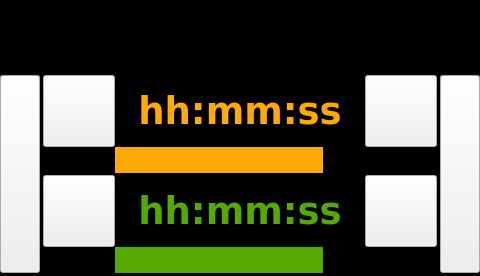
<?xml version="1.0" encoding="UTF-8"?>
<ui version="4.0">
 <class>page021</class>
 <widget class="QWidget" name="page021">
  <property name="geometry">
   <rect>
    <x>0</x>
    <y>0</y>
    <width>480</width>
    <height>276</height>
   </rect>
  </property>
  <property name="sizePolicy">
   <sizepolicy hsizetype="MinimumExpanding" vsizetype="MinimumExpanding">
    <horstretch>0</horstretch>
    <verstretch>0</verstretch>
   </sizepolicy>
  </property>
  <property name="minimumSize">
   <size>
    <width>272</width>
    <height>272</height>
   </size>
  </property>
  <property name="maximumSize">
   <size>
    <width>1280</width>
    <height>1280</height>
   </size>
  </property>
  <property name="windowTitle">
   <string notr="true">page021</string>
  </property>
  <property name="styleSheet">
   <string notr="true">QWidget#page021
{
background-color: rgb(0, 0, 0);
}</string>
  </property>
  <layout class="QVBoxLayout" name="verticalLayout">
   <property name="spacing">
    <number>0</number>
   </property>
   <property name="margin">
    <number>0</number>
   </property>
   <item>
    <widget class="HeaderPanel" name="headerPanel" native="true">
     <property name="sizePolicy">
      <sizepolicy hsizetype="MinimumExpanding" vsizetype="MinimumExpanding">
       <horstretch>0</horstretch>
       <verstretch>0</verstretch>
      </sizepolicy>
     </property>
     <property name="minimumSize">
      <size>
       <width>480</width>
       <height>72</height>
      </size>
     </property>
    </widget>
   </item>
   <item>
    <spacer name="verticalSpacer_top">
     <property name="orientation">
      <enum>Qt::Vertical</enum>
     </property>
     <property name="sizeType">
      <enum>QSizePolicy::Expanding</enum>
     </property>
     <property name="sizeHint" stdset="0">
      <size>
       <width>20</width>
       <height>40</height>
      </size>
     </property>
    </spacer>
   </item>
   <item>
    <layout class="QGridLayout" name="gridLayout">
     <property name="leftMargin">
      <number>0</number>
     </property>
     <property name="rightMargin">
      <number>0</number>
     </property>
     <property name="spacing">
      <number>0</number>
     </property>
     <item row="4" column="2">
      <widget class="QProgressBar" name="progressBar_2">
       <property name="sizePolicy">
        <sizepolicy hsizetype="MinimumExpanding" vsizetype="Fixed">
         <horstretch>0</horstretch>
         <verstretch>0</verstretch>
        </sizepolicy>
       </property>
       <property name="minimumSize">
        <size>
         <width>250</width>
         <height>26</height>
        </size>
       </property>
       <property name="maximumSize">
        <size>
         <width>16777215</width>
         <height>28</height>
        </size>
       </property>
       <property name="font">
        <font>
         <family>DejaVu Sans</family>
         <pointsize>8</pointsize>
        </font>
       </property>
       <property name="styleSheet">
        <string notr="true">QProgressBar {
background-color: rgb(0, 0, 0);
}

QProgressBar::chunk {
background-color: rgb(85, 170, 0);
}
</string>
       </property>
       <property name="maximum">
        <number>3600</number>
       </property>
       <property name="value">
        <number>3000</number>
       </property>
       <property name="alignment">
        <set>Qt::AlignRight|Qt::AlignTrailing|Qt::AlignVCenter</set>
       </property>
       <property name="textVisible">
        <bool>false</bool>
       </property>
       <property name="invertedAppearance">
        <bool>false</bool>
       </property>
       <property name="format">
        <string>%p%</string>
       </property>
      </widget>
     </item>
     <item row="0" column="4" rowspan="5">
      <widget class="ATCMbutton" name="atcmButtonReset_3">
       <property name="sizePolicy">
        <sizepolicy hsizetype="MinimumExpanding" vsizetype="MinimumExpanding">
         <horstretch>0</horstretch>
         <verstretch>0</verstretch>
        </sizepolicy>
       </property>
       <property name="minimumSize">
        <size>
         <width>40</width>
         <height>50</height>
        </size>
       </property>
       <property name="maximumSize">
        <size>
         <width>40</width>
         <height>16777215</height>
        </size>
       </property>
       <property name="font">
        <font>
         <family>DejaVu Sans</family>
         <pointsize>24</pointsize>
        </font>
       </property>
       <property name="iconSize">
        <size>
         <width>40</width>
         <height>40</height>
        </size>
       </property>
       <property name="checkable">
        <bool>false</bool>
       </property>
       <property name="toolTip">
        <string/>
       </property>
       <property name="whatsThis">
        <string>ATCMbutton widget</string>
       </property>
       <property name="pageName">
        <string notr="true">page22</string>
       </property>
       <property name="remember">
        <bool>false</bool>
       </property>
       <property name="statusvar">
        <string notr="true"/>
       </property>
       <property name="viewStatus">
        <bool>false</bool>
       </property>
       <property name="visibilityVar">
        <string notr="true"/>
       </property>
       <property name="bgColor">
        <color>
         <red>0</red>
         <green>0</green>
         <blue>0</blue>
        </color>
       </property>
       <property name="borderColor">
        <color>
         <red>255</red>
         <green>85</green>
         <blue>0</blue>
        </color>
       </property>
       <property name="fontColor">
        <color>
         <red>255</red>
         <green>85</green>
         <blue>0</blue>
        </color>
       </property>
       <property name="bgPressColor">
        <color>
         <red>0</red>
         <green>0</green>
         <blue>0</blue>
        </color>
       </property>
       <property name="borderPressColor">
        <color>
         <red>255</red>
         <green>85</green>
         <blue>0</blue>
        </color>
       </property>
       <property name="fontPressColor">
        <color>
         <red>255</red>
         <green>85</green>
         <blue>0</blue>
        </color>
       </property>
       <property name="text">
        <string/>
       </property>
       <property name="pressText">
        <string/>
       </property>
       <property name="icon">
        <iconset resource="systemicons.qrc">
         <normaloff>:/systemicons/Next.png</normaloff>:/systemicons/Next.png</iconset>
       </property>
       <property name="borderWidth">
        <number>0</number>
       </property>
       <property name="borderRadius">
        <number>0</number>
       </property>
       <property name="apparence">
        <enum>QFrame::Plain</enum>
       </property>
      </widget>
     </item>
     <item row="0" column="1">
      <layout class="QHBoxLayout" name="horizontalLayout">
       <property name="spacing">
        <number>0</number>
       </property>
       <item>
        <spacer name="horizontalSpacer">
         <property name="orientation">
          <enum>Qt::Horizontal</enum>
         </property>
         <property name="sizeType">
          <enum>QSizePolicy::MinimumExpanding</enum>
         </property>
         <property name="sizeHint" stdset="0">
          <size>
           <width>0</width>
           <height>20</height>
          </size>
         </property>
        </spacer>
       </item>
       <item>
        <widget class="ATCMbutton" name="atcmButtonStartStop_1">
         <property name="sizePolicy">
          <sizepolicy hsizetype="Fixed" vsizetype="Fixed">
           <horstretch>0</horstretch>
           <verstretch>0</verstretch>
          </sizepolicy>
         </property>
         <property name="minimumSize">
          <size>
           <width>72</width>
           <height>72</height>
          </size>
         </property>
         <property name="font">
          <font>
           <family>DejaVu Sans</family>
           <pointsize>8</pointsize>
          </font>
         </property>
         <property name="iconSize">
          <size>
           <width>64</width>
           <height>64</height>
          </size>
         </property>
         <property name="checkable">
          <bool>true</bool>
         </property>
         <property name="checked">
          <bool>false</bool>
         </property>
         <property name="toolTip">
          <string/>
         </property>
         <property name="whatsThis">
          <string>ATCMbutton widget</string>
         </property>
         <property name="pageName">
          <string notr="true"/>
         </property>
         <property name="statusvar">
          <string notr="true"/>
         </property>
         <property name="viewStatus">
          <bool>false</bool>
         </property>
         <property name="visibilityVar">
          <string notr="true"/>
         </property>
         <property name="bgColor">
          <color>
           <red>0</red>
           <green>0</green>
           <blue>0</blue>
          </color>
         </property>
         <property name="borderColor">
          <color>
           <red>255</red>
           <green>170</green>
           <blue>0</blue>
          </color>
         </property>
         <property name="bgPressColor">
          <color>
           <red>192</red>
           <green>125</green>
           <blue>0</blue>
          </color>
         </property>
         <property name="borderPressColor">
          <color>
           <red>255</red>
           <green>170</green>
           <blue>0</blue>
          </color>
         </property>
         <property name="text">
          <string/>
         </property>
         <property name="pressText">
          <string/>
         </property>
         <property name="icon">
          <iconset resource="resources.qrc">
           <normaloff>:/icons/icons/Start.png</normaloff>:/icons/icons/Start.png</iconset>
         </property>
         <property name="pressIcon">
          <iconset resource="resources.qrc">
           <normaloff>:/icons/icons/Pause.png</normaloff>:/icons/icons/Pause.png</iconset>
         </property>
         <property name="borderWidth">
          <number>3</number>
         </property>
         <property name="borderRadius">
          <number>72</number>
         </property>
         <property name="apparence">
          <enum>QFrame::Raised</enum>
         </property>
        </widget>
       </item>
      </layout>
     </item>
     <item row="3" column="3">
      <layout class="QHBoxLayout" name="horizontalLayout_4">
       <property name="spacing">
        <number>0</number>
       </property>
       <item>
        <widget class="ATCMbutton" name="atcmButtonReset_2">
         <property name="sizePolicy">
          <sizepolicy hsizetype="Fixed" vsizetype="Fixed">
           <horstretch>0</horstretch>
           <verstretch>0</verstretch>
          </sizepolicy>
         </property>
         <property name="minimumSize">
          <size>
           <width>72</width>
           <height>72</height>
          </size>
         </property>
         <property name="font">
          <font>
           <family>DejaVu Sans</family>
           <pointsize>8</pointsize>
          </font>
         </property>
         <property name="iconSize">
          <size>
           <width>72</width>
           <height>72</height>
          </size>
         </property>
         <property name="checkable">
          <bool>false</bool>
         </property>
         <property name="toolTip">
          <string/>
         </property>
         <property name="whatsThis">
          <string>ATCMbutton widget</string>
         </property>
         <property name="pageName">
          <string notr="true"/>
         </property>
         <property name="statusvar">
          <string notr="true"/>
         </property>
         <property name="viewStatus">
          <bool>false</bool>
         </property>
         <property name="visibilityVar">
          <string notr="true"/>
         </property>
         <property name="bgColor">
          <color>
           <red>0</red>
           <green>0</green>
           <blue>0</blue>
          </color>
         </property>
         <property name="borderColor">
          <color>
           <red>85</red>
           <green>170</green>
           <blue>0</blue>
          </color>
         </property>
         <property name="bgPressColor">
          <color>
           <red>32</red>
           <green>64</green>
           <blue>0</blue>
          </color>
         </property>
         <property name="borderPressColor">
          <color>
           <red>96</red>
           <green>192</green>
           <blue>0</blue>
          </color>
         </property>
         <property name="text">
          <string/>
         </property>
         <property name="pressText">
          <string/>
         </property>
         <property name="icon">
          <iconset resource="resources.qrc">
           <normaloff>:/icons/icons/SkipBackward.png</normaloff>:/icons/icons/SkipBackward.png</iconset>
         </property>
         <property name="borderWidth">
          <number>3</number>
         </property>
         <property name="borderRadius">
          <number>72</number>
         </property>
         <property name="apparence">
          <enum>QFrame::Raised</enum>
         </property>
        </widget>
       </item>
       <item>
        <spacer name="horizontalSpacer_9">
         <property name="orientation">
          <enum>Qt::Horizontal</enum>
         </property>
         <property name="sizeType">
          <enum>QSizePolicy::MinimumExpanding</enum>
         </property>
         <property name="sizeHint" stdset="0">
          <size>
           <width>0</width>
           <height>20</height>
          </size>
         </property>
        </spacer>
       </item>
      </layout>
     </item>
     <item row="2" column="2">
      <spacer name="verticalSpacer_3">
       <property name="orientation">
        <enum>Qt::Vertical</enum>
       </property>
       <property name="sizeHint" stdset="0">
        <size>
         <width>20</width>
         <height>40</height>
        </size>
       </property>
      </spacer>
     </item>
     <item row="3" column="2">
      <widget class="QPushButton" name="pushButton_timer_2">
       <property name="sizePolicy">
        <sizepolicy hsizetype="MinimumExpanding" vsizetype="MinimumExpanding">
         <horstretch>0</horstretch>
         <verstretch>0</verstretch>
        </sizepolicy>
       </property>
       <property name="minimumSize">
        <size>
         <width>250</width>
         <height>68</height>
        </size>
       </property>
       <property name="font">
        <font>
         <family>DejaVu Sans</family>
         <pointsize>28</pointsize>
         <weight>75</weight>
         <bold>true</bold>
        </font>
       </property>
       <property name="styleSheet">
        <string notr="true">background-color: rgb(255, 255, 255);
color: rgb(85, 170, 0);</string>
       </property>
       <property name="text">
        <string>hh:mm:ss</string>
       </property>
       <property name="flat">
        <bool>true</bool>
       </property>
      </widget>
     </item>
     <item row="1" column="2">
      <widget class="QProgressBar" name="progressBar_1">
       <property name="sizePolicy">
        <sizepolicy hsizetype="MinimumExpanding" vsizetype="Fixed">
         <horstretch>0</horstretch>
         <verstretch>0</verstretch>
        </sizepolicy>
       </property>
       <property name="minimumSize">
        <size>
         <width>250</width>
         <height>26</height>
        </size>
       </property>
       <property name="maximumSize">
        <size>
         <width>16777215</width>
         <height>28</height>
        </size>
       </property>
       <property name="font">
        <font>
         <family>DejaVu Sans</family>
         <pointsize>8</pointsize>
        </font>
       </property>
       <property name="styleSheet">
        <string notr="true">QProgressBar {
background-color: rgb(0, 0, 0);
}

QProgressBar::chunk {
background-color: rgb(255, 170, 0);
}</string>
       </property>
       <property name="maximum">
        <number>3600</number>
       </property>
       <property name="value">
        <number>3000</number>
       </property>
       <property name="alignment">
        <set>Qt::AlignRight|Qt::AlignTrailing|Qt::AlignVCenter</set>
       </property>
       <property name="textVisible">
        <bool>false</bool>
       </property>
       <property name="invertedAppearance">
        <bool>false</bool>
       </property>
       <property name="format">
        <string>%p%</string>
       </property>
      </widget>
     </item>
     <item row="3" column="1">
      <layout class="QHBoxLayout" name="horizontalLayout_3">
       <property name="spacing">
        <number>0</number>
       </property>
       <item>
        <spacer name="horizontalSpacer_6">
         <property name="orientation">
          <enum>Qt::Horizontal</enum>
         </property>
         <property name="sizeType">
          <enum>QSizePolicy::MinimumExpanding</enum>
         </property>
         <property name="sizeHint" stdset="0">
          <size>
           <width>0</width>
           <height>20</height>
          </size>
         </property>
        </spacer>
       </item>
       <item>
        <widget class="ATCMbutton" name="atcmButtonStartStop_2">
         <property name="sizePolicy">
          <sizepolicy hsizetype="Fixed" vsizetype="Fixed">
           <horstretch>0</horstretch>
           <verstretch>0</verstretch>
          </sizepolicy>
         </property>
         <property name="minimumSize">
          <size>
           <width>72</width>
           <height>72</height>
          </size>
         </property>
         <property name="font">
          <font>
           <family>DejaVu Sans</family>
           <pointsize>8</pointsize>
          </font>
         </property>
         <property name="iconSize">
          <size>
           <width>64</width>
           <height>64</height>
          </size>
         </property>
         <property name="checkable">
          <bool>true</bool>
         </property>
         <property name="checked">
          <bool>false</bool>
         </property>
         <property name="toolTip">
          <string/>
         </property>
         <property name="whatsThis">
          <string>ATCMbutton widget</string>
         </property>
         <property name="pageName">
          <string notr="true"/>
         </property>
         <property name="statusvar">
          <string notr="true"/>
         </property>
         <property name="viewStatus">
          <bool>false</bool>
         </property>
         <property name="visibilityVar">
          <string notr="true"/>
         </property>
         <property name="bgColor">
          <color>
           <red>0</red>
           <green>0</green>
           <blue>0</blue>
          </color>
         </property>
         <property name="borderColor">
          <color>
           <red>85</red>
           <green>170</green>
           <blue>0</blue>
          </color>
         </property>
         <property name="bgPressColor">
          <color>
           <red>32</red>
           <green>64</green>
           <blue>0</blue>
          </color>
         </property>
         <property name="borderPressColor">
          <color>
           <red>96</red>
           <green>192</green>
           <blue>0</blue>
          </color>
         </property>
         <property name="text">
          <string/>
         </property>
         <property name="pressText">
          <string/>
         </property>
         <property name="icon">
          <iconset resource="resources.qrc">
           <normaloff>:/icons/icons/Start.png</normaloff>:/icons/icons/Start.png</iconset>
         </property>
         <property name="pressIcon">
          <iconset resource="resources.qrc">
           <normaloff>:/icons/icons/Pause.png</normaloff>:/icons/icons/Pause.png</iconset>
         </property>
         <property name="borderWidth">
          <number>3</number>
         </property>
         <property name="borderRadius">
          <number>72</number>
         </property>
         <property name="apparence">
          <enum>QFrame::Raised</enum>
         </property>
        </widget>
       </item>
      </layout>
     </item>
     <item row="1" column="1">
      <spacer name="horizontalSpacer_1">
       <property name="orientation">
        <enum>Qt::Horizontal</enum>
       </property>
       <property name="sizeHint" stdset="0">
        <size>
         <width>72</width>
         <height>4</height>
        </size>
       </property>
      </spacer>
     </item>
     <item row="1" column="3">
      <spacer name="horizontalSpacer_2">
       <property name="orientation">
        <enum>Qt::Horizontal</enum>
       </property>
       <property name="sizeHint" stdset="0">
        <size>
         <width>72</width>
         <height>4</height>
        </size>
       </property>
      </spacer>
     </item>
     <item row="0" column="2">
      <widget class="QPushButton" name="pushButton_timer_1">
       <property name="sizePolicy">
        <sizepolicy hsizetype="MinimumExpanding" vsizetype="MinimumExpanding">
         <horstretch>0</horstretch>
         <verstretch>0</verstretch>
        </sizepolicy>
       </property>
       <property name="minimumSize">
        <size>
         <width>250</width>
         <height>68</height>
        </size>
       </property>
       <property name="font">
        <font>
         <family>DejaVu Sans</family>
         <pointsize>28</pointsize>
         <weight>75</weight>
         <bold>true</bold>
        </font>
       </property>
       <property name="styleSheet">
        <string notr="true">background-color: rgb(255, 255, 255);
color: rgb(255, 170, 0);</string>
       </property>
       <property name="text">
        <string>hh:mm:ss</string>
       </property>
       <property name="flat">
        <bool>true</bool>
       </property>
      </widget>
     </item>
     <item row="0" column="3">
      <layout class="QHBoxLayout" name="horizontalLayout_2">
       <property name="spacing">
        <number>0</number>
       </property>
       <item>
        <widget class="ATCMbutton" name="atcmButtonReset_1">
         <property name="sizePolicy">
          <sizepolicy hsizetype="Fixed" vsizetype="Fixed">
           <horstretch>0</horstretch>
           <verstretch>0</verstretch>
          </sizepolicy>
         </property>
         <property name="minimumSize">
          <size>
           <width>72</width>
           <height>72</height>
          </size>
         </property>
         <property name="font">
          <font>
           <family>DejaVu Sans</family>
           <pointsize>8</pointsize>
          </font>
         </property>
         <property name="iconSize">
          <size>
           <width>72</width>
           <height>72</height>
          </size>
         </property>
         <property name="checkable">
          <bool>false</bool>
         </property>
         <property name="toolTip">
          <string/>
         </property>
         <property name="whatsThis">
          <string>ATCMbutton widget</string>
         </property>
         <property name="pageName">
          <string notr="true"/>
         </property>
         <property name="statusvar">
          <string notr="true"/>
         </property>
         <property name="viewStatus">
          <bool>false</bool>
         </property>
         <property name="visibilityVar">
          <string notr="true"/>
         </property>
         <property name="bgColor">
          <color>
           <red>0</red>
           <green>0</green>
           <blue>0</blue>
          </color>
         </property>
         <property name="borderColor">
          <color>
           <red>255</red>
           <green>170</green>
           <blue>0</blue>
          </color>
         </property>
         <property name="bgPressColor">
          <color>
           <red>192</red>
           <green>125</green>
           <blue>0</blue>
          </color>
         </property>
         <property name="borderPressColor">
          <color>
           <red>255</red>
           <green>170</green>
           <blue>0</blue>
          </color>
         </property>
         <property name="text">
          <string/>
         </property>
         <property name="pressText">
          <string/>
         </property>
         <property name="icon">
          <iconset resource="resources.qrc">
           <normaloff>:/icons/icons/SkipBackward.png</normaloff>:/icons/icons/SkipBackward.png</iconset>
         </property>
         <property name="borderWidth">
          <number>3</number>
         </property>
         <property name="borderRadius">
          <number>72</number>
         </property>
         <property name="apparence">
          <enum>QFrame::Raised</enum>
         </property>
        </widget>
       </item>
       <item>
        <spacer name="horizontalSpacer_5">
         <property name="orientation">
          <enum>Qt::Horizontal</enum>
         </property>
         <property name="sizeType">
          <enum>QSizePolicy::MinimumExpanding</enum>
         </property>
         <property name="sizeHint" stdset="0">
          <size>
           <width>0</width>
           <height>20</height>
          </size>
         </property>
        </spacer>
       </item>
      </layout>
     </item>
     <item row="0" column="0" rowspan="5">
      <widget class="ATCMbutton" name="atcmButton_prev">
       <property name="sizePolicy">
        <sizepolicy hsizetype="MinimumExpanding" vsizetype="MinimumExpanding">
         <horstretch>0</horstretch>
         <verstretch>0</verstretch>
        </sizepolicy>
       </property>
       <property name="minimumSize">
        <size>
         <width>40</width>
         <height>50</height>
        </size>
       </property>
       <property name="maximumSize">
        <size>
         <width>40</width>
         <height>16777215</height>
        </size>
       </property>
       <property name="font">
        <font>
         <family>DejaVu Sans</family>
         <pointsize>24</pointsize>
        </font>
       </property>
       <property name="iconSize">
        <size>
         <width>72</width>
         <height>72</height>
        </size>
       </property>
       <property name="checkable">
        <bool>false</bool>
       </property>
       <property name="toolTip">
        <string/>
       </property>
       <property name="whatsThis">
        <string>ATCMbutton widget</string>
       </property>
       <property name="pageName">
        <string notr="true"/>
       </property>
       <property name="remember">
        <bool>false</bool>
       </property>
       <property name="statusvar">
        <string notr="true"/>
       </property>
       <property name="viewStatus">
        <bool>false</bool>
       </property>
       <property name="visibilityVar">
        <string notr="true"/>
       </property>
       <property name="bgColor">
        <color>
         <red>0</red>
         <green>0</green>
         <blue>0</blue>
        </color>
       </property>
       <property name="borderColor">
        <color>
         <red>255</red>
         <green>85</green>
         <blue>0</blue>
        </color>
       </property>
       <property name="fontColor">
        <color>
         <red>255</red>
         <green>85</green>
         <blue>0</blue>
        </color>
       </property>
       <property name="bgPressColor">
        <color>
         <red>0</red>
         <green>0</green>
         <blue>0</blue>
        </color>
       </property>
       <property name="borderPressColor">
        <color>
         <red>255</red>
         <green>85</green>
         <blue>0</blue>
        </color>
       </property>
       <property name="fontPressColor">
        <color>
         <red>255</red>
         <green>85</green>
         <blue>0</blue>
        </color>
       </property>
       <property name="text">
        <string/>
       </property>
       <property name="pressText">
        <string/>
       </property>
       <property name="borderWidth">
        <number>0</number>
       </property>
       <property name="borderRadius">
        <number>0</number>
       </property>
       <property name="apparence">
        <enum>QFrame::Plain</enum>
       </property>
      </widget>
     </item>
    </layout>
   </item>
   <item>
    <spacer name="verticalSpacer_bottom">
     <property name="orientation">
      <enum>Qt::Vertical</enum>
     </property>
     <property name="sizeType">
      <enum>QSizePolicy::Expanding</enum>
     </property>
     <property name="sizeHint" stdset="0">
      <size>
       <width>20</width>
       <height>40</height>
      </size>
     </property>
    </spacer>
   </item>
  </layout>
 </widget>
 <customwidgets>
  <customwidget>
   <class>ATCMbutton</class>
   <extends>QPushButton</extends>
   <header>atcmplugin.h</header>
  </customwidget>
  <customwidget>
   <class>HeaderPanel</class>
   <extends>QWidget</extends>
   <header>headerpanel.h</header>
   <container>1</container>
  </customwidget>
 </customwidgets>
 <resources>
  <include location="systemicons.qrc"/>
  <include location="resources.qrc"/>
 </resources>
 <connections>
  <connection>
   <sender>atcmButtonReset_3</sender>
   <signal>newPage(const char*,bool)</signal>
   <receiver>page021</receiver>
   <slot>goto_page(const char*,bool)</slot>
   <hints>
    <hint type="sourcelabel">
     <x>20</x>
     <y>20</y>
    </hint>
    <hint type="destinationlabel">
     <x>20</x>
     <y>20</y>
    </hint>
   </hints>
  </connection>
 </connections>
 <slots>
  <slot>goto_page(const char*,bool)</slot>
 </slots>
</ui>
